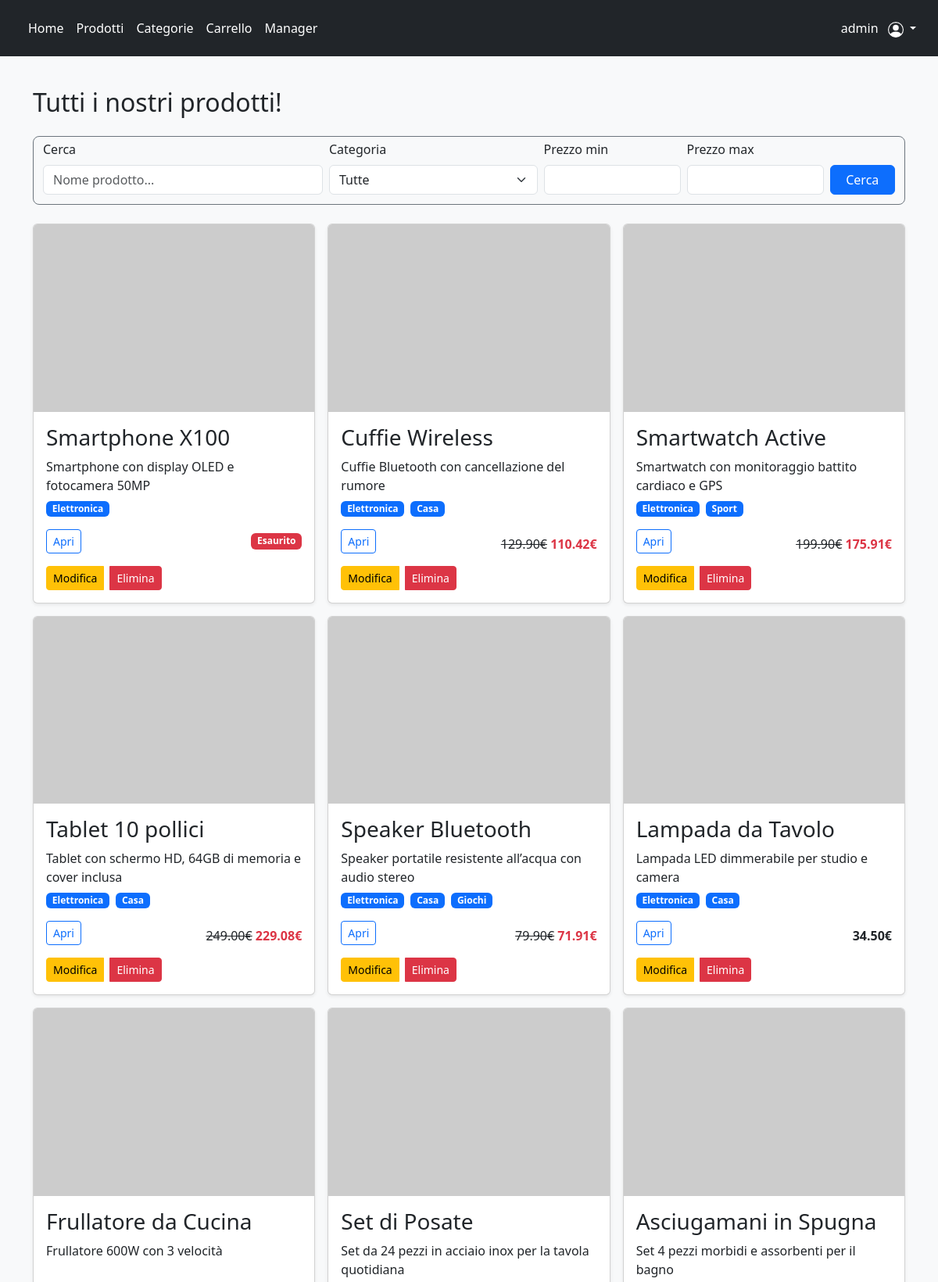
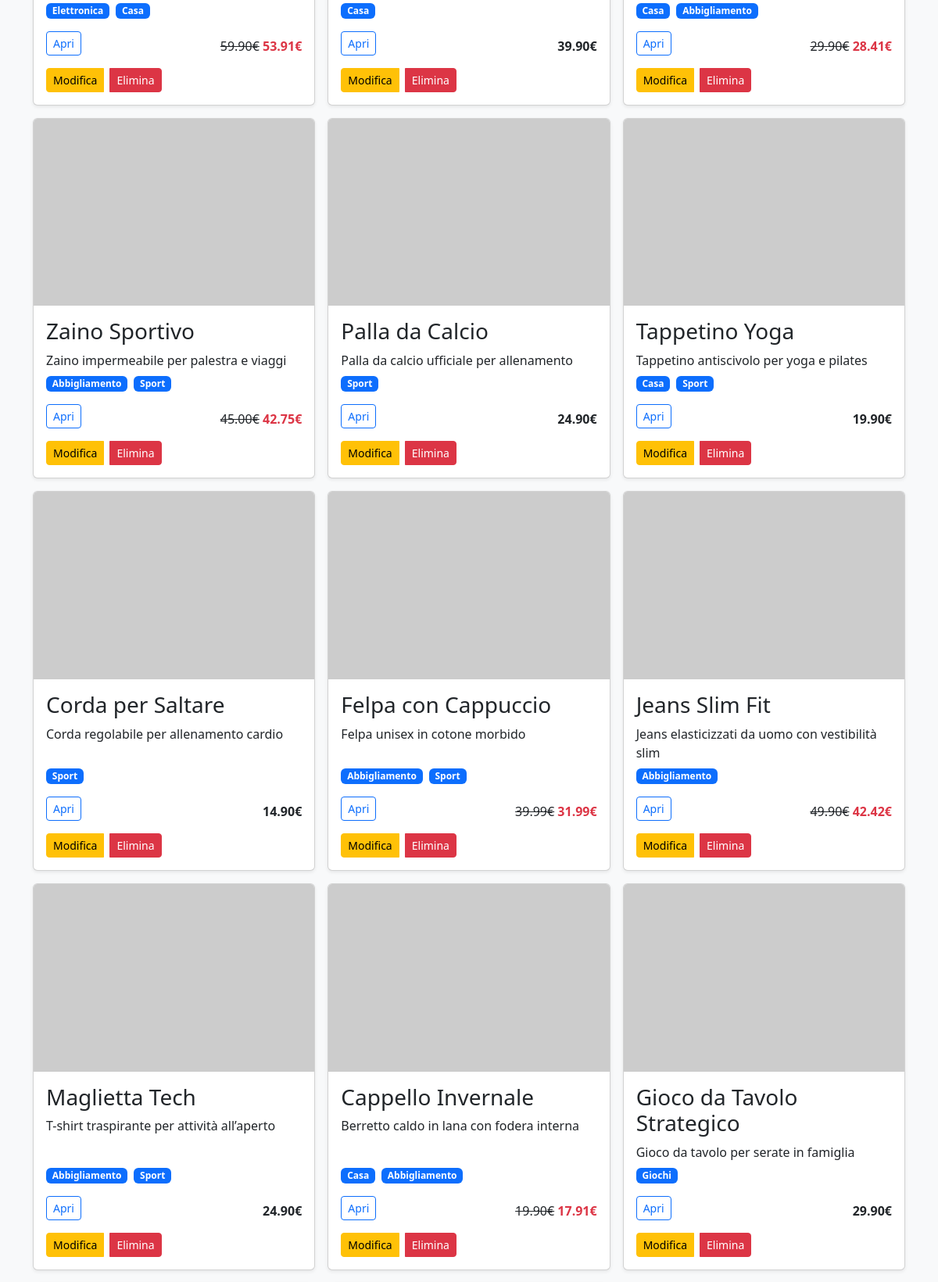
Screenshot of /products/ (signed in, upper part) with the database file from the repository (2 pictures, top to bottom).
### users/models.py (models this page shows)
class CustomUser(AbstractUser):
    email = models.EmailField(blank=False, null=False) #ridefinisco il campo email di abstractuser per renderlo obbligatorio
    address = models.CharField(max_length=255, blank=True)
    phone = models.CharField(max_length=20, blank=True)
    def is_manager(self):
            return self.groups.filter(name="Manager").exists()

### products/models.py (models this page shows, shortened)
class Product(models.Model):
    name = models.CharField(max_length=50, blank=False, null=False)
    description = models.CharField(max_length=255, blank = True)
    price = models.DecimalField(max_digits=10, decimal_places=2, validators=[MinValueValidator(0)])
    stock = models.IntegerField(validators=[MinValueValidator(0)])
    discount = models.DecimalField(max_digits=5, decimal_places=2, default=0, validators=[MaxValueValidator(100), MinValueValidator(0)])
    categories = models.ManyToManyField(Tag)
    slug = models.SlugField(blank=True, unique=True)
    def final_price(self):
        return self.price * (1 - self.discount/100)

class Tag(models.Model):
    name = models.CharField(max_length=50, blank=False, null=False)
    slug = models.SlugField(blank=True, unique=True)

### products/views.py (the view)
# urls.py: path("", ProductListView.as_view(), name="product_list"),
class ProductListView(ListView):
    model = Product
    template_name = "product.html"
    context_object_name = "products"
    def get_context_data(self, **kwargs):
        context = super().get_context_data(**kwargs)
        context["categories"] = Tag.objects.all()
        return context
    def get_queryset(self):
        products = Product.objects.all()
        name = self.request.GET.get("name")
        if name:
            products = products.filter( Q(name__icontains=name) | Q(description__icontains=name))
        category = self.request.GET.get("category")
        if category:
            products = products.filter(categories__id=category)
        min_price = self.request.GET.get("min_price")
        if min_price:
            products = products.filter(price__gte=min_price)
        max_price = self.request.GET.get("max_price")
        if max_price:
            products = products.filter(price__lte=max_price)
        return products.distinct()

### templates/product.html (shortened to what this page needs)
{% extends 'base.html' %}
{% block content %}
<div class="album py-3">
    <div class="container">
        <h2 class="mb-4">Tutti i nostri prodotti!</h2>
        <form method="get" class="mb-4 p-1 rounded-3 border border-secondary">
            <div class="row g-2 align-items-end p-2 pt-0">
                <div class="col-md-4">
                    <label class="form-label">Cerca</label>
                    <input type="text" name="name" class="form-control" placeholder="Nome prodotto..." value="{{ request.GET.q }}">
                </div>
                <div class="col-md-3">
                    <label class="form-label">Categoria</label>
                    <select name="category" class="form-select">
                        <option value="">Tutte</option>
                    </select>
                </div>
                <div class="col-md-2">
                    <label class="form-label">Prezzo min</label>
                    <input type="number" step="0.01"name="min_price" class="form-control" value="{{ request.GET.min_price }}" >
                </div>
                <div class="col-md-2">
                    <label class="form-label">Prezzo max</label>
                    <input type="number" step="0.01"name="max_price" class="form-control" value="{{ request.GET.max_price }}" >
                </div>
                <div class="col-md-1 d-grid">
                    <button class="btn btn-primary">
                        Cerca
                    </button>
                </div>
            </div>
        </form>
        <div class="row g-3">
            {% for product in products %}
            <div class = "col-md-6 col-lg-4">
                {% include "includes/product_card.html" with show_actions=True %}
            </div>
            {% empty %}
            <div class="alert alert-info text-center shadow-sm">
                Nessun Risultato!
            </div>
            {% endfor %}
        </div>
    </div>
</div>
{% endblock content %}

### templates/base.html (shortened to what this page needs)
<!DOCTYPE html>
<html lang="it">
<head>
    <link href="https://cdn.jsdelivr.net/npm/bootstrap@5.3.8/dist/css/bootstrap.min.css" rel="stylesheet">
</head>
<body class="d-flex flex-column min-vh-100">
    <header class="p-3 text-bg-dark">
        <div class="container-fluid">
            <div class="d-flex flex-wrap align-items-center justify-content-center justify-content-lg-start">
                <ul class="nav col-12 col-lg-auto me-lg-auto mb-2 justify-content-center mb-md-0">
                    <li><a href="{% url "home" %}" class="nav-link px-2 text-white">Home</a></li>
                    <li><a href="{% url "product_list" %}" class="nav-link px-2 text-white">Prodotti</a></li>
                    <li><a href="{% url "tag_list" %}" class="nav-link px-2 text-white">Categorie</a></li>
                    <li><a href="{% url "cart_view" %}" class="nav-link px-2 text-white">Carrello</a></li>
                    {% if request.user.is_manager %}
                        <li><a href="{% url "manager" %}" class="nav-link px-2 text-white">Manager</a></li>
                    {% endif %}
                </ul>
                <div class="text-end">
                    {% if request.user.is_authenticated %}
                        <div class="dropdown text-end">
                            <a href="#" style="color: #FFF;" class="d-block text-decoration-none dropdown-toggle" data-bs-toggle="dropdown" aria-expanded="false">
                                {{ request.user.username }}
                            </a>
                        </div>
                    {% endif %}
                </div>
            </div>
        </div>
    </header>
    <main class="flex-grow-1 p-4 bg-body-tertiary">
    {% block content %}
    {% endblock content %}
    </main>
</body>
</html>

### templates/includes/product_card.html
<div class="card shadow-sm h-100">
    <img src="https://placehold.co/600x400?text=." class="card-img-top">
    <div class="card-body d-flex flex-column">
        <h3>{{ product.name }}</h3>
        <p class="mb-0">{{ product.description }}</p>
        <div class="mt-auto">
            <div class="d-flex mb-3 mt-2 gap-2 flex-wrap">
                {% for category in product.categories.all %}
                    <a href="{% url "tag_detail" category.slug %}" class="badge text-bg-primary text-decoration-none">
                        {{ category.name }}
                    </a>
                {% endfor %}
            </div>
            <div class="d-flex justify-content-between align-items-center flex-wrap">
                <div class="btn-group">
                    <a href="{% url "product_detail" product.pk product.slug  %}" class="btn btn-sm btn-outline-primary">Apri</a>
                </div>
                {% if product.discount and  product.stock %}
                <p class="mb-0 mt-auto">
                    <s>{{ product.price }}€</s>
                    <strong class="text-danger">
                        {{ product.final_price|floatformat:2 }}€
                    </strong>
                </p>
                {% elif not product.discount and product.stock %}
                <strong class="mb-0 mt-auto">{{ product.price }}€</strong>
                {% else %}
                <span class="badge text-bg-danger">Esaurito</span>
                {% endif %}
            </div>
            {% if show_actions %}
                {% if perms.products.change_product or perms.products.delete_product %}
                <div class="btn-group mt-3 gap-2">
                    {% if perms.products.change_product %}
                    <a href="{% url "product_update" product.pk product.slug  %}" class="btn btn-sm btn-warning">Modifica</a>
                    {% endif %}
                    {% if perms.products.delete_product %}
                    <a href="{% url "product_delete" product.pk product.slug  %}" class="btn btn-sm btn-danger">Elimina</a>
                    {% endif %}
                </div>
                {% endif %}
            {% endif %}
        </div>
    </div>
</div>

### rows the page displays
CustomUser: user.username "admin"
Product: name "Smartphone X100", description "Smartphone con display OLED e fotocamera 50MP", discount "Esaurito"
Tag: name "Elettronica"
Product: name "Cuffie Wireless", description "Cuffie Bluetooth con cancellazione del rumore", price "129.90", final_price "110.42"
Tag: name "Casa"
Product: name "Smartwatch Active", description "Smartwatch con monitoraggio battito cardiaco e GPS", price "199.90", final_price "175.91"
Tag: name "Sport"
Product: name "Tablet 10 pollici", description "Tablet con schermo HD, 64GB di memoria e cover inclusa", price "249.00", final_price "229.08"
Product: name "Speaker Bluetooth", description "Speaker portatile resistente all’acqua con audio stereo", price "79.90", final_price "71.91"
Tag: name "Giochi"
Product: name "Lampada da Tavolo", description "Lampada LED dimmerabile per studio e camera", price "34.50"
Product: name "Frullatore da Cucina", description "Frullatore 600W con 3 velocità", price "59.90", final_price "53.91"
Product: name "Set di Posate", description "Set da 24 pezzi in acciaio inox per la tavola quotidiana", price "39.90"
Product: name "Asciugamani in Spugna", description "Set 4 pezzi morbidi e assorbenti per il bagno", price "29.90", final_price "28.41"
Tag: name "Abbigliamento"
Product: name "Zaino Sportivo", description "Zaino impermeabile per palestra e viaggi", price "45.00", final_price "42.75"
Product: name "Palla da Calcio", description "Palla da calcio ufficiale per allenamento", price "24.90"
Product: name "Tappetino Yoga", description "Tappetino antiscivolo per yoga e pilates", price "19.90"
Product: name "Corda per Saltare", description "Corda regolabile per allenamento cardio", price "14.90"
Product: name "Felpa con Cappuccio", description "Felpa unisex in cotone morbido", price "39.99", final_price "31.99"
Product: name "Jeans Slim Fit", description "Jeans elasticizzati da uomo con vestibilità slim", price "49.90", final_price "42.42"
Product: name "Maglietta Tech", description "T-shirt traspirante per attività all’aperto", price "24.90"
Product: name "Cappello Invernale", description "Berretto caldo in lana con fodera interna", price "19.90", final_price "17.91"
Product: name "Gioco da Tavolo Strategico", description "Gioco da tavolo per serate in famiglia", price "29.90"
